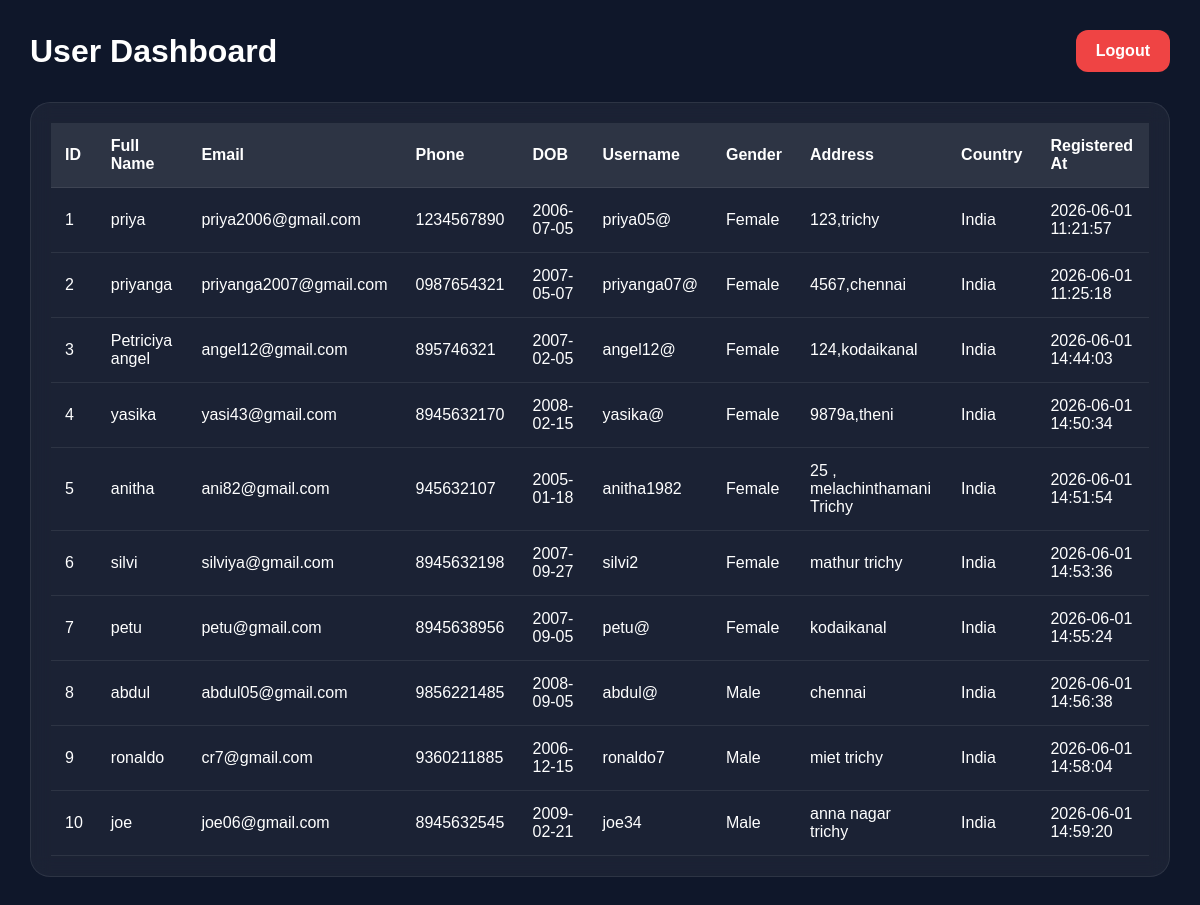
/dashboard.php (signed in), run on the app's committed database.
### tables this page shows
CREATE TABLE `users` (
  `id` int(11) NOT NULL,
  `fullname` varchar(100) NOT NULL,
  `email` varchar(100) NOT NULL,
  `phone` varchar(20) NOT NULL,
  `dob` date NOT NULL,
  `registered_at` timestamp NOT NULL DEFAULT current_timestamp(),
  `username` varchar(100) NOT NULL,
  `password` varchar(200) NOT NULL,
  `gender` varchar(20) NOT NULL,
  `address` text NOT NULL,
  `country` varchar(100) NOT NULL
);

### dashboard.php (the view, shortened to what this page needs)
<?php
include "db.php";
$sql = "SELECT * FROM users";
$result = mysqli_query($conn, $sql);
?>
<!DOCTYPE html>
<html lang="en">
<head>
</head>
<body>
<div class="topbar">
  <h1>User Dashboard</h1>
  <a href="logout.php"
     class="logout-btn">
     Logout
  </a>
</div>
<div class="table-container">
<table>
  <tr>
    <th>ID</th>
    <th>Full Name</th>
    <th>Email</th>
    <th>Phone</th>
    <th>DOB</th>
    <th>Username</th>
    <th>Gender</th>
    <th>Address</th>
    <th>Country</th>
    <th>Registered At</th>
  </tr>
  <?php
  while($row = mysqli_fetch_assoc($result)){
  ?>
  <tr>
    <td><?php echo $row['id']; ?></td>
    <td><?php echo $row['fullname']; ?></td>
    <td><?php echo $row['email']; ?></td>
    <td><?php echo $row['phone']; ?></td>
    <td><?php echo $row['dob']; ?></td>
    <td><?php echo $row['username']; ?></td>
    <td><?php echo $row['gender']; ?></td>
    <td><?php echo $row['address']; ?></td>
    <td><?php echo $row['country']; ?></td>
    <td><?php echo $row['registered_at']; ?></td>
  </tr>
  <?php
  }
  ?>
</table>
</div>
</body>
</html>

### dashboard.php (style rules this page uses)
* { margin:0; padding:0; box-sizing:border-box; font-family:Arial,sans-serif; }
body { background:#0f172a; color:white; padding:30px; }
.topbar { display:flex; justify-content:space-between; align-items:center; margin-bottom:30px; }
h1 { font-size:32px; }
.logout-btn { padding:12px 20px; border:none; border-radius:12px; background:#ef4444; color:white; cursor:pointer; text-decoration:none; font-weight:bold; }
.table-container { overflow-x:auto; background:rgba(255,255,255,0.05); border-radius:20px; padding:20px; backdrop-filter:blur(10px); border:1px solid rgba(255,255,255,0.08); }
table { width:100%; border-collapse:collapse; }
th, td { padding:14px; text-align:left; border-bottom: 1px solid rgba(255,255,255,0.08); }
th { background:rgba(255,255,255,0.08); }

### data on the page
users: id "1", fullname "priya", email "priya2006@gmail.com", phone "1234567890", dob "2006-07-05", username "priya05@", gender "Female", address "123,trichy", country "India", registered_at "2026-06-01 11:21:57"
users: id "2", fullname "priyanga", email "priyanga2007@gmail.com", phone "0987654321", dob "2007-05-07", username "priyanga07@", gender "Female", address "4567,chennai", country "India", registered_at "2026-06-01 11:25:18"
users: id "3", fullname "Petriciya angel", email "angel12@gmail.com", phone "895746321", dob "2007-02-05", username "angel12@", gender "Female", address "124,kodaikanal", country "India", registered_at "2026-06-01 14:44:03"
users: id "4", fullname "yasika", email "yasi43@gmail.com", phone "8945632170", dob "2008-02-15", username "yasika@", gender "Female", address "9879a,theni", country "India", registered_at "2026-06-01 14:50:34"
users: id "5", fullname "anitha", email "ani82@gmail.com", phone "945632107", dob "2005-01-18", username "anitha1982", gender "Female", address "25 , melachinthamani Trichy", country "India", registered_at "2026-06-01 14:51:54"
users: id "6", fullname "silvi", email "silviya@gmail.com", phone "8945632198", dob "2007-09-27", username "silvi2", gender "Female", address "mathur trichy", country "India", registered_at "2026-06-01 14:53:36"
users: id "7", fullname "petu", email "petu@gmail.com", phone "8945638956", dob "2007-09-05", username "petu@", gender "Female", address "kodaikanal", country "India", registered_at "2026-06-01 14:55:24"
users: id "8", fullname "abdul", email "abdul05@gmail.com", phone "9856221485", dob "2008-09-05", username "abdul@", gender "Male", address "chennai", country "India", registered_at "2026-06-01 14:56:38"
users: id "9", fullname "ronaldo", email "cr7@gmail.com", phone "9360211885", dob "2006-12-15", username "ronaldo7", gender "Male", address "miet trichy", country "India", registered_at "2026-06-01 14:58:04"
users: id "10", fullname "joe", email "joe06@gmail.com", phone "8945632545", dob "2009-02-21", username "joe34", gender "Male", address "anna nagar trichy", country "India", registered_at "2026-06-01 14:59:20"
